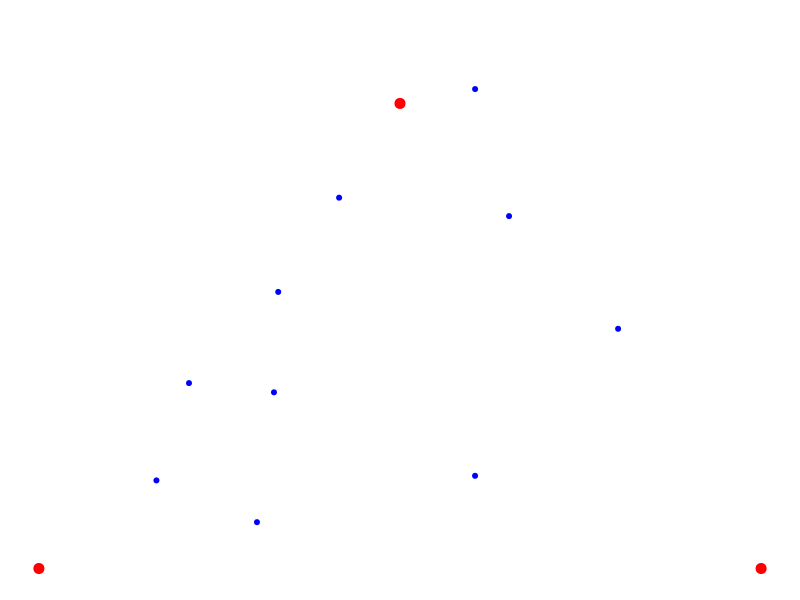
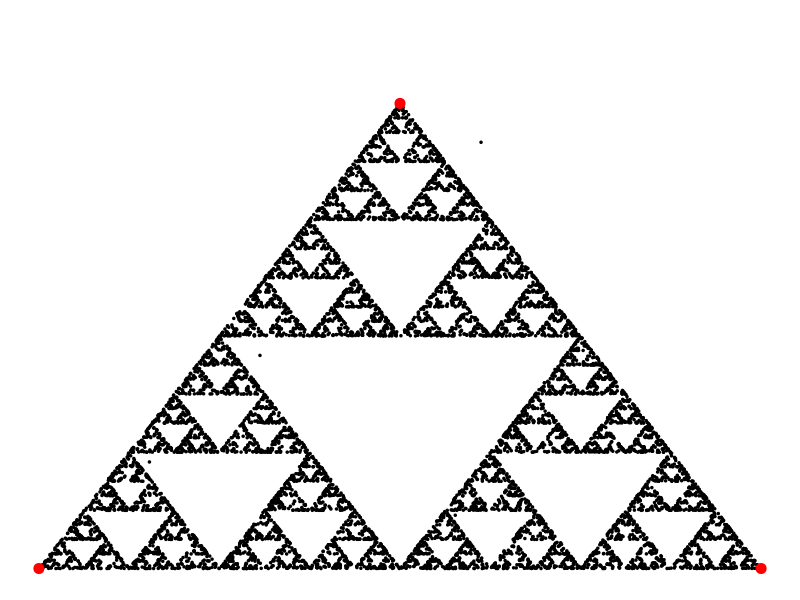
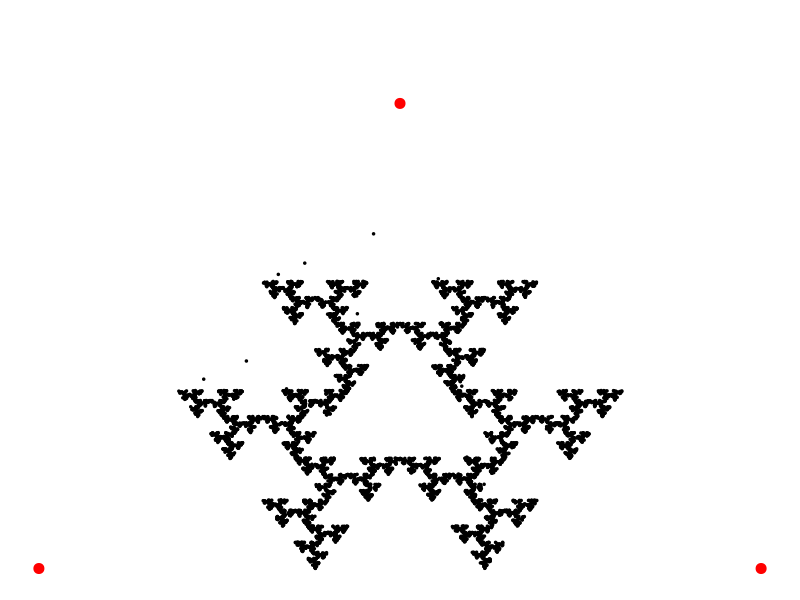
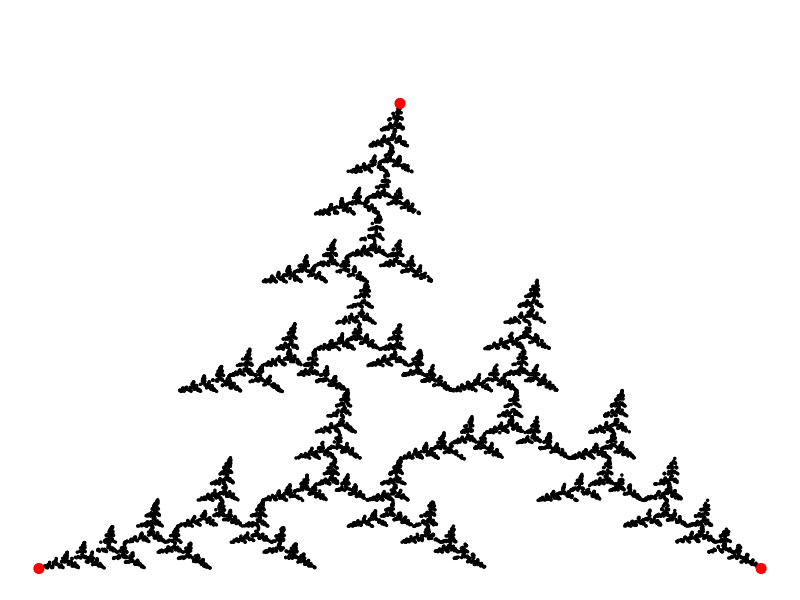
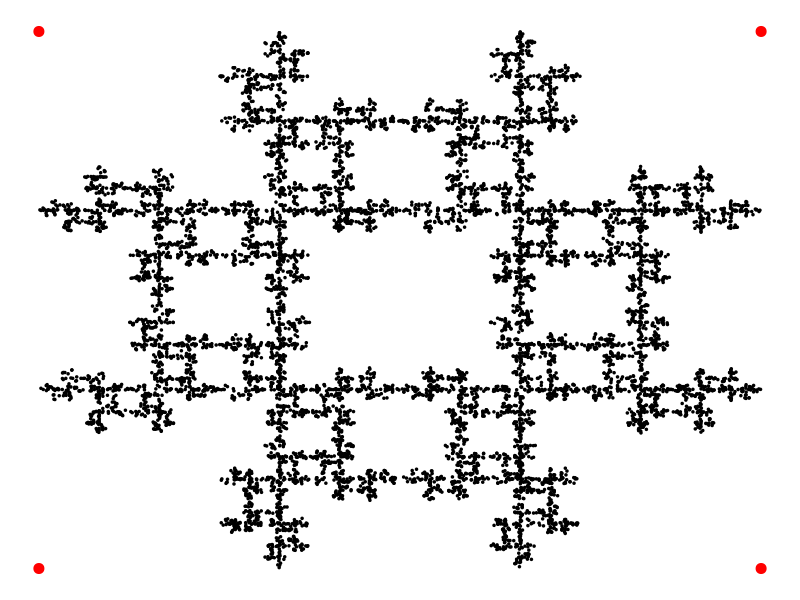
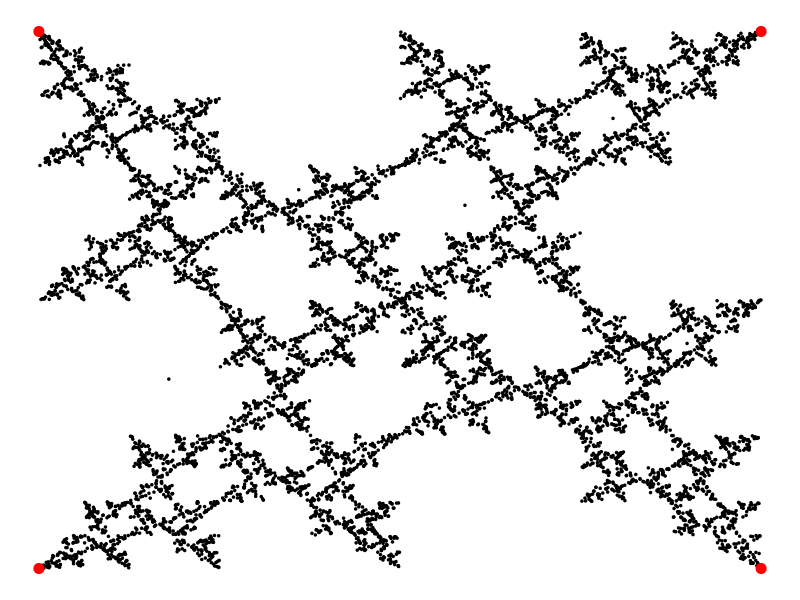
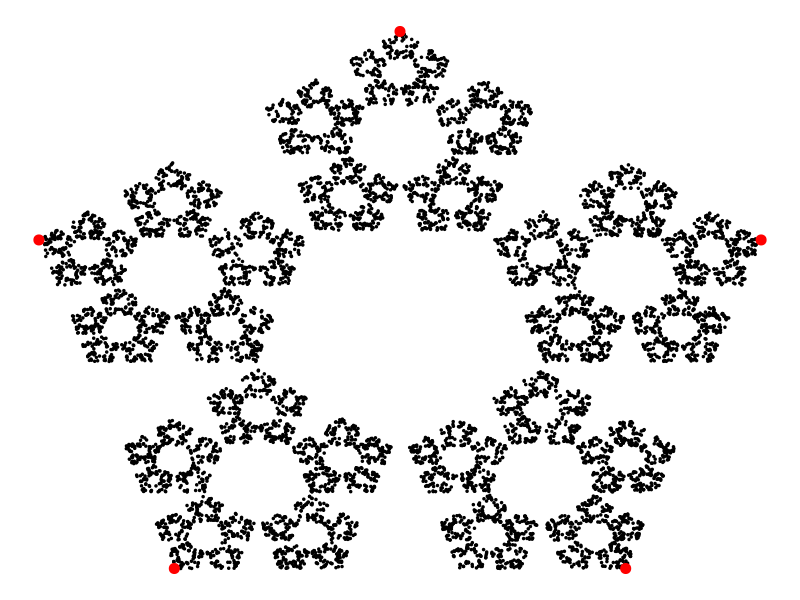
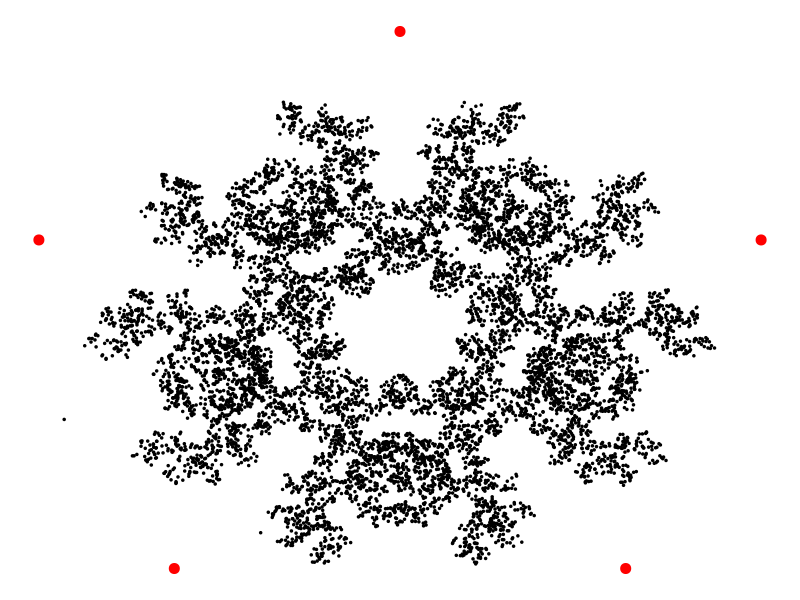

The R source for these figures, in order:
## ---- chunk 1
    consec=FALSE
    clock=FALSE
    maxLength=10
    dist=1/2
    vertices <- matrix(NA, ncol = 3, nrow = 3) 
    vertices[1,] <- c(1, 0, 0)
    vertices[2,] <- c(2, 1, 0)
    vertices[3,] <- c(3, 0.5, sqrt(3)/2) # h = sqrt(0.75) = sqrt(3/4)
    rvertices <- c()
    if (consec == TRUE) {
        rvertices <- myRngConsec(maxLength, c(1:3))
    } else if (clock == TRUE) {
        rvertices <- myRngClockwise(maxLength, c(1:3))
    } else {
        rvertices <- sample(1:3, maxLength, replace = TRUE)
    }
    points <- matrix(NA, ncol = 2, nrow = maxLength)
    colnames(points) <- c("x", "y")
    # letting the first point be completely outside the attractor (IFS will bring it inside eventually)
    points[1,] <- c(runif(1), runif(1)) # generating first random point
    
    for (i in 1:(maxLength - 1)) {
        vert.index <- which(vertices[,1] == rvertices[i]) # getting the vertice of index rvertice[i]
        x.vertice <- vertices[vert.index, 2]
        y.vertice <- vertices[vert.index, 3]
        
        x.new <- points[i, 1] + (x.vertice - points[i, 1]) * dist # add to previous point x
        y.new <- points[i, 2] + (y.vertice - points[i, 2]) * dist # the fraction dist of the distance towards vertice
        
        points [i + 1, ] <- c(x.new, y.new)
    }
    vertices # Reprezinta punctele triunghilui
    rvertices # Indicii generati
    points # Punctele efective
## ---- chunk 2
    consec=FALSE
    clock=FALSE
    maxLength=10
    dist=1/2
    vertices <- matrix(NA, ncol = 3, nrow = 3) 
    vertices[1,] <- c(1, 0, 0)
    vertices[2,] <- c(2, 1, 0)
    vertices[3,] <- c(3, 0.5, sqrt(3)/2) # h = sqrt(0.75) = sqrt(3/4)
    rvertices <- c()
    if (consec == TRUE) {
        rvertices <- myRngConsec(maxLength, c(1:3))
    } else if (clock == TRUE) {
        rvertices <- myRngClockwise(maxLength, c(1:3))
    } else {
        rvertices <- sample(1:3, maxLength, replace = TRUE)
    }
    points <- matrix(NA, ncol = 2, nrow = maxLength)
    colnames(points) <- c("x", "y")
    # letting the first point be completely outside the attractor (IFS will bring it inside eventually)
    points[1,] <- c(runif(1), runif(1)) # generating first random point
    
    for (i in 1:(maxLength - 1)) {
        vert.index <- which(vertices[,1] == rvertices[i]) # getting the vertice of index rvertice[i]
        x.vertice <- vertices[vert.index, 2]
        y.vertice <- vertices[vert.index, 3]
        
        x.new <- points[i, 1] + (x.vertice - points[i, 1]) * dist # add to previous point x
        y.new <- points[i, 2] + (y.vertice - points[i, 2]) * dist # the fraction dist of the distance towards vertice
        
        points [i + 1, ] <- c(x.new, y.new)
    }
    par(mar=c(0.5,0.5,0.5,0.5))
    plot(0,0,xlim=c(0,1),ylim=c(0,1),col=0,
         yaxt="n",xaxt="n",xlab="",ylab="",bty="n")
    points(points[1:10,1],points[1:10,2],pch=20,cex=1,col="blue")  
    points(vertices[,2],vertices[,3],pch=20,cex=2,col="red")
## ---- chunk 3
myRngConsec <- function (myLength = 50000, numb = c(1,3)) {
    y <- rep(NA, myLength)
    prev = 0
    for(i in 1:myLength){
        y[i] = sample(setdiff(numb, prev),1)
        prev = y[i]
    }
    return (y)
}

myRngClockwise<- function (myLength = 50000, numb = c(1,3)) {
    y <- rep(NA, myLength)
    prev = sample(numb, 1)
    y[1] = prev
    for(i in 2:myLength){
        diff = (1 + prev) %% length(numb) 
        if (diff == 0) {
            diff = length(numb)
        }
        y[i] = sample(setdiff(numb, diff),1)
        prev = y[i]
    }
    return (y)
}

## Generation of points
## Generating triangle
generate.triangle <- function (maxLength, dist, consec, clock) {
    # points <- floor (runif (maxLength, 1, 4))
    # generated the random vertices the points will point towards
    vertices <- matrix(NA, ncol = 3, nrow = 3) #reprezenting the vertices and their coords
    vertices[1,] <- c(1, 0, 0)
    vertices[2,] <- c(2, 1, 0)
    vertices[3,] <- c(3, 0.5, sqrt(3)/2) # h = sqrt(0.75) = sqrt(3/4)
    rvertices <- c()
    if (consec == TRUE) {
        rvertices <- myRngConsec(maxLength, c(1:3))
    } else if (clock == TRUE) {
        rvertices <- myRngClockwise(maxLength, c(1:3))
    } else {
        rvertices <- sample(1:3, maxLength, replace = TRUE)
    }
    points <- matrix(NA, ncol = 2, nrow = maxLength)
    colnames(points) <- c("x", "y")
    # letting the first point be completely outside the attractor (IFS will bring it inside eventually)
    points[1,] <- c(runif(1), runif(1)) # generating first random point
    
    for (i in 1:(maxLength - 1)) {
        vert.index <- which(vertices[,1] == rvertices[i]) # getting the vertice of index rvertice[i]
        x.vertice <- vertices[vert.index, 2]
        y.vertice <- vertices[vert.index, 3]
        
        x.new <- points[i, 1] + (x.vertice - points[i, 1]) * dist # add to previous point x
        y.new <- points[i, 2] + (y.vertice - points[i, 2]) * dist # the fraction dist of the distance towards vertice
        
        points [i + 1, ] <- c(x.new, y.new)
    }
    return (list (vertices, rvertices, points))
}

generate.square <- function (maxLength, dist, consec, clock) {
    # generated the random vertices the points will point towards
    vertices <- matrix(NA, ncol = 3, nrow = 4) #reprezenting the vertices and their coords
    vertices[1,] <- c(1, 0, 0)
    vertices[2,] <- c(2, 1.0, 0)
    vertices[3,] <- c(3, 1.0, 1.0)
    vertices[4,] <- c(4, 0, 1.0) 
    rvertices <- c()
    if (consec == TRUE) {
        rvertices <- myRngConsec(maxLength, c(1:4))
    } else if (clock == TRUE) {
        rvertices <- myRngClockwise(maxLength, c(1:4))
    } else {
        rvertices <- floor (runif (maxLength, 1, 5))
        
    }
    points <- matrix(NA, ncol = 2, nrow = maxLength)
    colnames(points) <- c("x", "y")
    # letting the first point be completely outside the attractor (IFS will bring it inside eventually)
    points[1,] <- c(runif(1), runif(1)) # generating first random point
    
    for (i in 1:(maxLength - 1)) {
        vert.index <- which(vertices[,1] == rvertices[i]) 
        x.vertice <- vertices[vert.index, 2]
        y.vertice <- vertices[vert.index, 3]
        
        x.new <- points[i, 1] + (x.vertice - points[i, 1]) * dist # add to previous point x
        y.new <- points[i, 2] + (y.vertice - points[i, 2]) * dist # the fraction dist of the distance towards vertice
        
        points [i + 1, ] <- c(x.new, y.new)
    }
    return (list (vertices, rvertices, points))
}

generate.pentagon <- function (maxLength, dist, consec, clock) {
    # generated the random vertices the points will point towards
    vertices <- matrix(NA, ncol = 3, nrow = 5) #reprezenting the vertices and their coords
    vertices[1,] <- c(1, 0.1875, 0) # length of edge ~= 0.625; 0.3125
    vertices[2,] <- c(2, 1 - 0.1875, 0) # secret distance: 0.1275
    vertices[3,] <- c(3, 1.0, 0.6118) 
    vertices[4,] <- c(4, 0.5, 1)
    vertices[5,] <- c(5, 0, 0.6118)
    rvertices <- c()
    if (consec == TRUE) {
        rvertices <- myRngConsec(maxLength, c(1:5))
    } else if (clock == TRUE) {
        rvertices <- myRngClockwise(maxLength, c(1:5))
    } else {
        rvertices <- floor (runif (maxLength, 1, 6))
        
    }
    points <- matrix(NA, ncol = 2, nrow = maxLength)
    colnames(points) <- c("x", "y")
    # letting the first point be completely outside the attractor (IFS will bring it inside eventually)
    points[1,] <- c(runif(1), runif(1)) # generating first random point
    
    for (i in 1:(maxLength - 1)) {
        vert.index <- which(vertices[,1] == rvertices[i]) 
        x.vertice <- vertices[vert.index, 2]
        y.vertice <- vertices[vert.index, 3]
        
        x.new <- points[i, 1] + (x.vertice - points[i, 1]) * dist # add to previous point x
        y.new <- points[i, 2] + (y.vertice - points[i, 2]) * dist # the fraction dist of the distance towards vertice
        
        points [i + 1, ] <- c(x.new, y.new)
    }
    return (list (vertices, rvertices, points))
}

## ---- chunk 4
    maxLength = 10000
    consec = FALSE
    clock = FALSE
    data = generate.triangle(maxLength, 1/2, consec, clock)
    vertices  <- data[[1]]
    rvertices <- data[[2]]
    coords    <- data[[3]]
    par(mar=c(0.5,0.5,0.5,0.5))
    plot(0,0,xlim=c(0,1),ylim=c(0,1),col=0,
         yaxt="n",xaxt="n",xlab="",ylab="",bty="n")
    points(coords[1:maxLength,1],coords[1:maxLength,2],pch=20, cex=0.5,col="black")  
    points(vertices[,2],vertices[,3],pch=20,cex=2,col="red")
## ---- chunk 5
    maxLength = 10000
    consec = TRUE
    clock = FALSE
    data = generate.triangle(maxLength, 0.38, consec, clock)
    vertices  <- data[[1]]
    rvertices <- data[[2]]
    coords    <- data[[3]]
    par(mar=c(0.5,0.5,0.5,0.5))
    plot(0,0,xlim=c(0,1),ylim=c(0,1),col=0,
         yaxt="n",xaxt="n",xlab="",ylab="",bty="n")
    points(coords[1:maxLength,1],coords[1:maxLength,2],pch=20, cex=0.5,col="black")  
    points(vertices[,2],vertices[,3],pch=20,cex=2,col="red")
## ---- chunk 6
    maxLength = 10000
    consec = FALSE
    clock = TRUE
    data = generate.triangle(maxLength, 0.38, consec, clock)
    vertices  <- data[[1]]
    rvertices <- data[[2]]
    coords    <- data[[3]]
    par(mar=c(0.5,0.5,0.5,0.5))
    plot(0,0,xlim=c(0,1),ylim=c(0,1),col=0,
         yaxt="n",xaxt="n",xlab="",ylab="",bty="n")
    points(coords[1:maxLength,1],coords[1:maxLength,2],pch=20, cex=0.5,col="black")  
    points(vertices[,2],vertices[,3],pch=20,cex=2,col="red")
## ---- chunk 7
    maxLength = 10000
    consec = TRUE
    clock = FALSE
    data = generate.square(maxLength, 0.5, consec, clock)
    vertices  <- data[[1]]
    rvertices <- data[[2]]
    coords    <- data[[3]]
    par(mar=c(0.5,0.5,0.5,0.5))
    plot(0,0,xlim=c(0,1),ylim=c(0,1),col=0,
         yaxt="n",xaxt="n",xlab="",ylab="",bty="n")
    points(coords[1:maxLength,1],coords[1:maxLength,2],pch=20, cex=0.5,col="black")  
    points(vertices[,2],vertices[,3],pch=20,cex=2,col="red")
## ---- chunk 8
    maxLength = 10000
    consec = FALSE
    clock = TRUE
    data = generate.square(maxLength, 0.5, consec, clock)
    vertices  <- data[[1]]
    rvertices <- data[[2]]
    coords    <- data[[3]]
    par(mar=c(0.5,0.5,0.5,0.5))
    plot(0,0,xlim=c(0,1),ylim=c(0,1),col=0,
         yaxt="n",xaxt="n",xlab="",ylab="",bty="n")
    points(coords[1:maxLength,1],coords[1:maxLength,2],pch=20, cex=0.5,col="black")  
    points(vertices[,2],vertices[,3],pch=20,cex=2,col="red")
## ---- chunk 9
    maxLength = 10000
    consec = FALSE
    clock = FALSE
    data = generate.pentagon(maxLength, 0.63, consec, clock)
    vertices  <- data[[1]]
    rvertices <- data[[2]]
    coords    <- data[[3]]
    par(mar=c(0.5,0.5,0.5,0.5))
    plot(0,0,xlim=c(0,1),ylim=c(0,1),col=0,
         yaxt="n",xaxt="n",xlab="",ylab="",bty="n")
    points(coords[1:maxLength,1],coords[1:maxLength,2],pch=20, cex=0.5,col="black")  
    points(vertices[,2],vertices[,3],pch=20,cex=2,col="red")
## ---- chunk 10
    maxLength = 10000
    consec = TRUE
    clock = FALSE
    data = generate.pentagon(maxLength, 0.51, consec, clock)
    vertices  <- data[[1]]
    rvertices <- data[[2]]
    coords    <- data[[3]]
    par(mar=c(0.5,0.5,0.5,0.5))
    plot(0,0,xlim=c(0,1),ylim=c(0,1),col=0,
         yaxt="n",xaxt="n",xlab="",ylab="",bty="n")
    points(coords[1:maxLength,1],coords[1:maxLength,2],pch=20, cex=0.5,col="black")  
    points(vertices[,2],vertices[,3],pch=20,cex=2,col="red")
## ---- chunk 11
    maxLength = 10000
    consec = FALSE
    clock = TRUE
    data = generate.pentagon(maxLength, 0.51, consec, clock)
    vertices  <- data[[1]]
    rvertices <- data[[2]]
    coords    <- data[[3]]
    par(mar=c(0.5,0.5,0.5,0.5))
    plot(0,0,xlim=c(0,1),ylim=c(0,1),col=0,
         yaxt="n",xaxt="n",xlab="",ylab="",bty="n")
    points(coords[1:maxLength,1],coords[1:maxLength,2],pch=20, cex=0.5,col="black")  
    points(vertices[,2],vertices[,3],pch=20,cex=2,col="red")
